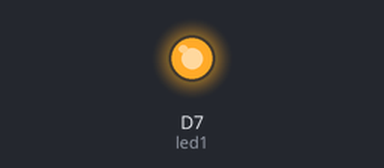
The sketch below on a simulated ESP8266 (NodeMCU). Shown: output pins drawn as LEDs (lit = HIGH).

Above: at 0.5 s.
At 37.5 s:
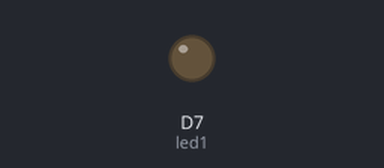
Timing chart, 0 to 39.0 s (numbered marks = the images above):
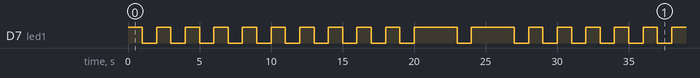

Measured:
- by itself, D7 (led1): repeats every 30.0 s: HIGH 3.0 s, LOW 1.0 s, HIGH 3.0 s, 11 × (LOW 1.0 s, HIGH 1.0 s), LOW 1.0 s
- by itself, everything shown: repeats every 30.0 s, in 26 steps

The sketch:

blink-an-led.ino
```cpp
int led1 = D7;
void setup()
{

  pinMode(led1, OUTPUT);


}

void loop()
{
  // morse code for I

  digitalWrite(led1, HIGH);
  delay(1000);
  digitalWrite(led1, LOW);
  delay(1000);
  digitalWrite(led1, HIGH);
  delay(1000);
  digitalWrite(led1, LOW);
  delay(1000);

  // morse code for S

  digitalWrite(led1, HIGH);
  delay(1000);
  digitalWrite(led1, LOW);
  delay(1000);
  digitalWrite(led1, HIGH);
  delay(1000);
  digitalWrite(led1, LOW);
  delay(1000);
  digitalWrite(led1, HIGH);
  delay(1000);
  digitalWrite(led1, LOW);
  delay(1000);

   // morse code for H

  digitalWrite(led1, HIGH);
  delay(1000);
  digitalWrite(led1, LOW);
  delay(1000);
  digitalWrite(led1, HIGH);
  delay(1000);
  digitalWrite(led1, LOW);
  delay(1000);
    digitalWrite(led1, HIGH);
  delay(1000);
  digitalWrite(led1, LOW);
  delay(1000);
  digitalWrite(led1, HIGH);
  delay(1000);
  digitalWrite(led1, LOW);
  delay(1000);


   // morse code for A

  digitalWrite(led1, HIGH);
  delay(1000);
  digitalWrite(led1, LOW);
  delay(1000);
  digitalWrite(led1, HIGH);
  delay(3000);
  digitalWrite(led1, LOW);
  delay(1000);

  // morse code for N

  digitalWrite(led1, HIGH);
  delay(3000);
  digitalWrite(led1, LOW);
  delay(1000);
  digitalWrite(led1, HIGH);
  delay(1000);
  digitalWrite(led1, LOW);
  delay(1000);


}
```
